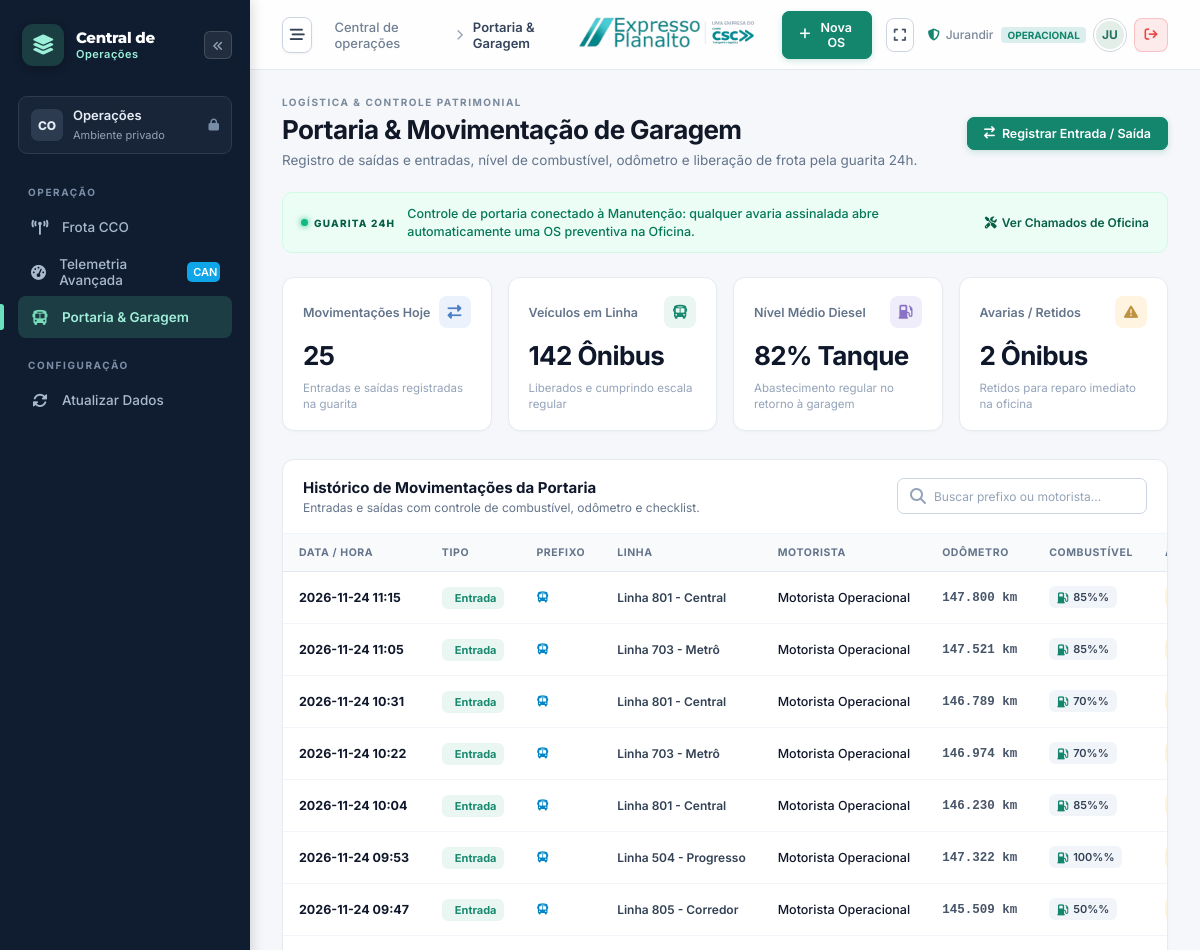
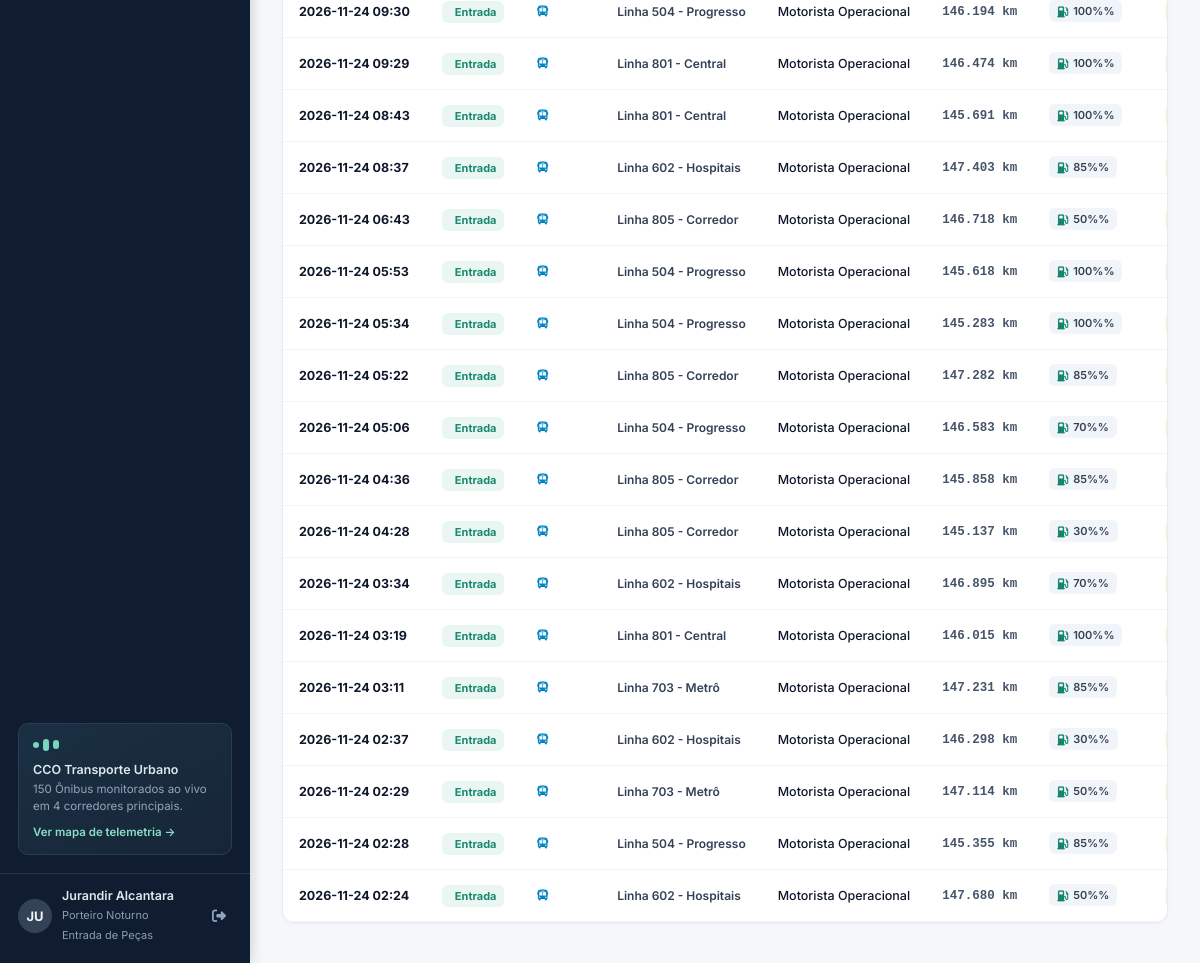
/portaria (signed in), run on the app's committed database (2 pictures, top to bottom).
### tables this page shows
CREATE TABLE usuarios (
        id INTEGER PRIMARY KEY AUTOINCREMENT,
        matricula TEXT UNIQUE NOT NULL,
        nome TEXT NOT NULL,
        cargo TEXT NOT NULL,
        departamento TEXT NOT NULL,
        email TEXT NOT NULL,
        telefone TEXT NOT NULL,
        status TEXT DEFAULT 'Ativo',
        foto_avatar TEXT,
        perfil_acesso TEXT NOT NULL
    , login_usuario TEXT, senha TEXT DEFAULT '123456');

CREATE TABLE portaria_movimentacao (
        id INTEGER PRIMARY KEY AUTOINCREMENT,
        prefixo_veiculo TEXT NOT NULL,
        linha TEXT NOT NULL,
        motorista_nome TEXT NOT NULL,
        motorista_matricula TEXT NOT NULL,
        porteiro_nome TEXT NOT NULL,
        tipo_movimento TEXT NOT NULL, -- Saída Garagem, Entrada Garagem
        data_hora DATETIME NOT NULL,
        km_registro INTEGER NOT NULL,
        nivel_combustivel TEXT NOT NULL, -- 100%, 75%, 50%, 25%, Reserva
        avaria_apontada TEXT,
        status_liberacao TEXT NOT NULL DEFAULT 'Liberado', -- Liberado, Retido Manutenção, Retido Documento
        os_aberta_id INTEGER
    );

### app.py (the view)
@app.route("/portaria")
def portaria_view():
    conn = get_db()
    cursor = conn.cursor()
    cursor.execute("SELECT * FROM portaria_movimentacao ORDER BY data_hora DESC LIMIT 50")
    movimentacoes = cursor.fetchall()
    cursor.execute("SELECT id, nome FROM usuarios WHERE departamento = 'Portaria'")
    porteiros = cursor.fetchall()
    conn.close()
    return render_template("portaria.html", movimentacoes=movimentacoes, porteiros=porteiros)

### app.py (called while the page is built)
@app.template_filter("intformat")
def int_filter(val):
    try:
        return f"{int(float(val or 0)):,}".replace(",", ".")
    except Exception:
        return "0"

def get_db():
    conn = sqlite3.connect(DB_PATH)
    conn.row_factory = sqlite3.Row
    return conn

### templates/portaria.html (shortened to what this page needs)
{% extends "base.html" %}
{% block page_breadcrumb %}Portaria & Garagem{% endblock %}
{% block content %}
<div class="page-heading">
  <div>
    <div class="eyebrow">LOGÍSTICA & CONTROLE PATRIMONIAL</div>
    <h1>Portaria & Movimentação de Garagem</h1>
    <p>Registro de saídas e entradas, nível de combustível, odômetro e liberação de frota pela guarita 24h.</p>
  </div>
  <button class="btn-primary" onclick="openModalMov()">
    <i class="fa-solid fa-arrow-right-arrow-left"></i> Registrar Entrada / Saída
  </button>
</div>
<div class="demo-banner">
  <span class="demo-label"><span></span> GUARITA 24H</span>
  <p>Controle de portaria conectado à Manutenção: qualquer avaria assinalada abre automaticamente uma OS preventiva na Oficina.</p>
  <a href="{{ url_for('chamados_view') }}">
    <i class="fa-solid fa-screwdriver-wrench"></i> Ver Chamados de Oficina
  </a>
</div>
<div class="metrics">
  <article class="metric">
    <div class="metric-top">
      <span>Movimentações Hoje</span>
      <span class="metric-icon blue"><i class="fa-solid fa-right-left"></i></span>
    </div>
    <strong>{{ movimentacoes|length }}</strong>
    <p>Entradas e saídas registradas na guarita</p>
  </article>
  <article class="metric">
    <div class="metric-top">
      <span>Veículos em Linha</span>
      <span class="metric-icon emerald"><i class="fa-solid fa-bus"></i></span>
    </div>
    <strong>142 Ônibus</strong>
    <p>Liberados e cumprindo escala regular</p>
  </article>
  <article class="metric">
    <div class="metric-top">
      <span>Nível Médio Diesel</span>
      <span class="metric-icon violet"><i class="fa-solid fa-gas-pump"></i></span>
    </div>
    <strong>82% Tanque</strong>
    <p>Abastecimento regular no retorno à garagem</p>
  </article>
  <article class="metric">
    <div class="metric-top">
      <span>Avarias / Retidos</span>
      <span class="metric-icon amber"><i class="fa-solid fa-triangle-exclamation"></i></span>
    </div>
    <strong>2 Ônibus</strong>
    <p>Retidos para reparo imediato na oficina</p>
  </article>
</div>
<div class="panel">
  <div class="panel-heading">
    <div>
      <h2>Histórico de Movimentações da Portaria</h2>
      <p>Entradas e saídas com controle de combustível, odômetro e checklist.</p>
    </div>
    <div class="search-field" style="max-width: 250px;">
      <i class="fa-solid fa-magnifying-glass"></i>
      <input type="text" id="buscaPortaria" placeholder="Buscar prefixo ou motorista..." onkeyup="filtrarPortaria()">
    </div>
  </div>
  <div class="table-scroll">
    <table class="jobs-table" id="tabelaPortaria">
      <thead>
        <tr>
          <th>DATA / HORA</th>
          <th>TIPO</th>
          <th>PREFIXO</th>
          <th>LINHA</th>
          <th>MOTORISTA</th>
          <th>ODÔMETRO</th>
          <th>COMBUSTÍVEL</th>
          <th>AVARIA APONTADA</th>
        </tr>
      </thead>
      <tbody>
        {% for m in movimentacoes %}
        <tr>
          <td>
            <strong style="color: #0f172a; font-size: 12.5px;">{{ m.data_hora[:16] }}</strong>
          </td>
          <td>
            {% if m.tipo == 'Saída Garagem' %}
              <span class="status-badge in_progress" style="font-weight: 700;">
                <i class="fa-solid fa-arrow-up-right-from-square"></i> Saída
              </span>
            {% else %}
              <span class="status-badge closed" style="font-weight: 700;">
                 Entrada
              </span>
            {% endif %}
          </td>
          <td>
            <strong style="font-size: 13.5px; color: #0284c7; font-family: monospace;">
              <i class="fa-solid fa-bus" style="font-size: 11px;"></i> {{ m.veiculo_prefixo }}
            </strong>
          </td>
          <td>
            <span style="font-weight: 600; color: #334155; font-size: 12px;">{{ m.linha or '--' }}</span>
          </td>
          <td>
            <span style="font-weight: 500; color: #0f172a; font-size: 12.5px;">{{ m.motorista_nome }}</span>
          </td>
          <td>
            <span style="font-family: monospace; font-weight: 600; color: #475569;">{{ m.km_registro|intformat }} km</span>
          </td>
          <td>
            <span class="status-badge" style="background: #f1f5f9; color: #334155; font-weight: 600;">
              <i class="fa-solid fa-gas-pump" style="color: var(--primary);"></i> {{ m.nivel_combustivel }}%
            </span>
          </td>
          <td>
            {% if m.avaria_apontada and m.avaria_apontada != 'Sem avarias' %}
              <span class="status-badge open" style="color: #b45309; font-weight: 600;">
              </span>
            {% else %}
              <span style="color: #10b981; font-size: 11.5px; font-weight: 500;">
                <i class="fa-solid fa-circle-check"></i> Sem avarias
              </span>
            {% endif %}
          </td>
        </tr>
        {% endfor %}
      </tbody>
    </table>
  </div>
</div>
{% endblock %}

### templates/base.html (shortened to what this page needs)
<!DOCTYPE html>
<html lang="pt-BR">
<head>
  <link rel="stylesheet" href="https://cdnjs.cloudflare.com/ajax/libs/font-awesome/6.4.0/css/all.min.css">
  <link rel="stylesheet" href="{{ url_for('static', filename='css/central_operacoes.css') }}">
</head>
<body>
  <div class="app-shell">
    <aside class="sidebar" id="sidebar">
      <div style="display: flex; align-items: center; justify-content: space-between; margin-bottom: 8px;">
        <a class="brand" href="{{ url_for('dashboard') }}" style="margin-bottom: 0;">
          <div class="brand-mark">
            <i class="fa-solid fa-layer-group"></i>
          </div>
          <div class="brand-text">
            <strong>Central de</strong>
            <span>Operações</span>
          </div>
        </a>
        <button type="button" class="sidebar-collapse-btn" onclick="toggleDesktopSidebar()"
          title="Esconder / Recolher Menu Lateral">
          <i class="fa-solid fa-angles-left"></i>
        </button>
      </div>
      <div class="workspace-switch">
        <div class="workspace-avatar">CO</div>
        <div class="workspace-info">
          <strong>Operações</strong>
          <span>Ambiente privado</span>
        </div>
        <i class="fa-solid fa-lock"></i>
      </div>
      <p class="nav-section">OPERAÇÃO</p>
      <nav aria-label="Navegação principal">
        {% if current_user.is_admin or 'cco' in current_user.allowed_routes %}
        <a href="{{ url_for('cco_view') }}" class="nav-item {% if '/cco' in request.path %}active{% endif %}"
          onclick="closeSidebarOnMobile()">
          <i class="fa-solid fa-tower-broadcast"></i>
          <span>Frota CCO</span>
        </a>
        {% endif %}
        {% if current_user.is_admin or 'telemetria' in current_user.allowed_routes or 'cco' in current_user.allowed_routes %}
        <a href="{{ url_for('telemetria_view') }}" class="nav-item {% if '/telemetria' in request.path %}active{% endif %}"
          onclick="closeSidebarOnMobile()">
          <i class="fa-solid fa-gauge-high"></i>
          <span>Telemetria Avançada</span>
          <span class="nav-count" style="background: #0ea5e9; color: #fff;">CAN</span>
        </a>
        {% endif %}
        {% if current_user.is_admin or 'portaria' in current_user.allowed_routes %}
        <a href="{{ url_for('portaria_view') }}" class="nav-item {% if '/portaria' in request.path %}active{% endif %}"
          onclick="closeSidebarOnMobile()">
          <i class="fa-solid fa-bus"></i>
          <span>Portaria & Garagem</span>
        </a>
        {% endif %}
      </nav>
      <p class="nav-section" style="margin-top: 18px;">CONFIGURAÇÃO</p>
      <nav aria-label="Configurações">
        <a href="javascript:window.location.reload()" class="nav-item" onclick="closeSidebarOnMobile()">
          <i class="fa-solid fa-rotate"></i>
          <span>Atualizar Dados</span>
        </a>
      </nav>
      <div class="sidebar-bottom">
        <div class="dot-card">
          <div class="dot-symbol">
            <span></span><span></span><span></span>
          </div>
          <strong>CCO Transporte Urbano</strong>
          <p>150 Ônibus monitorados ao vivo em 4 corredores principais.</p>
          <a href="http://10.11.1.100:5600" target="_blank">Ver mapa de telemetria &rarr;</a>
        </div>
        <div class="sidebar-user" style="display: flex; align-items: center; justify-content: space-between;">
          <div style="display: flex; align-items: center; gap: 10px; min-width: 0;">
            <div class="avatar">{{ current_user.nome[:2].upper() if current_user.nome else 'US' }}</div>
            <div class="sidebar-user-info">
              <strong>{{ current_user.nome }}</strong>
              <span>{{ current_user.cargo }}</span>
            </div>
          </div>
          <a href="{{ url_for('logout_view') }}" title="Sair do Portal"
            style="color: #ef4444; font-size: 15px; margin-left: 6px; padding: 6px; border-radius: 6px; text-decoration: none; display: flex; align-items: center;"
            onmouseover="this.style.background='rgba(239,68,68,0.15)'" onmouseout="this.style.background='none'">
            <i class="fa-solid fa-right-from-bracket"></i>
          </a>
        </div>
      </div>
    </aside>
    <div class="main-shell">
      <header class="topbar">
        <div class="breadcrumb">
          <button class="sidebar-toggle-btn" id="btnToggleSidebar" onclick="toggleDesktopSidebar()"
            title="Esconder / Mostrar Menu Lateral">
            <i class="fa-solid fa-bars-staggered" id="iconSidebarToggle"></i>
          </button>
          <span class="breadcrumb-root">Central de operações</span>
          <i class="fa-solid fa-chevron-right" style="font-size: 11px; color: #94a3b8;"></i>
          <strong>{% block page_breadcrumb %}Visão geral{% endblock %}</strong>
        </div>
        <div class="topbar-corp-logo">
          <a href="{{ url_for('dashboard') }}" title="Expresso Planalto - Uma empresa do Grupo CSC">
            <img src="{{ url_for('static', filename='img/logo_planalto_csc_light.png') }}"
              alt="Expresso Planalto - Grupo CSC">
          </a>
        </div>
        <div class="topbar-actions">
          {% block topbar_actions %}
          <button class="btn-primary" onclick="openModalNovaOS()">
            <i class="fa-solid fa-plus"></i> Nova OS
          </button>
          {% endblock %}
          <button type="button" class="btn-fullscreen" onclick="toggleFullScreen()" title="Modo Tela Cheia (F11)"
            style="display: inline-flex; align-items: center; justify-content: center; width: 34px; height: 34px; border-radius: 8px; background: #ffffff; color: #475569; border: 1px solid #cbd5e1; cursor: pointer; transition: all 0.2s; font-size: 14px;"
            onmouseover="this.style.background='#f1f5f9'; this.style.color='#0f172a'; this.style.borderColor='#94a3b8';"
            onmouseout="this.style.background='#ffffff'; this.style.color='#475569'; this.style.borderColor='#cbd5e1';">
            <i class="fa-solid fa-expand"></i>
          </button>
          <div class="topbar-user-profile" style="display: flex; align-items: center; gap: 8px;">
            <span class="private-label" title="{{ current_user.cargo if current_user else 'Usuário Conectado' }}"
              style="display: flex; align-items: center; gap: 6px;">
              <i class="fa-solid fa-shield-halved" style="color: var(--primary);"></i>
              <span>{{ (current_user.nome.split()[0] if current_user and current_user.nome else 'Operador') }}</span>
              <span
                style="font-size: 10px; background: rgba(13,148,136,0.15); color: var(--primary); padding: 2px 6px; border-radius: 4px; font-weight: 700; margin-left: 2px;">
                {{ (current_user.perfil if current_user and current_user.perfil else 'ACESSO')|upper }}
              </span>
            </span>
            <div class="top-avatar" title="{{ current_user.nome if current_user else 'Usuário' }}"
              style="cursor: default;">
              {{ (current_user.nome[:2] if current_user and current_user.nome else 'EP')|upper }}
            </div>
            <a href="{{ url_for('logout_view') }}" class="btn-logout" title="Sair do Sistema / Desconectar"
              style="display: inline-flex; align-items: center; justify-content: center; width: 34px; height: 34px; border-radius: 8px; background: rgba(239, 68, 68, 0.1); color: #ef4444; border: 1px solid rgba(239, 68, 68, 0.25); text-decoration: none; transition: all 0.2s; font-size: 13px;">
              <i class="fa-solid fa-arrow-right-from-bracket"></i>
            </a>
          </div>
        </div>
      </header>
      <main class="main-content">
        {% block content %}{% endblock %}
      </main>
    </div>
  </div>
</body>
</html>

### data on the page
usuarios: cargo "Porteiro Noturno Entrada de Peças"
portaria_movimentacao: data_hora "2026-11-24 11:15", linha "Linha 801 - Central", motorista_nome "Motorista Operacional", km_registro "147.800", nivel_combustivel "85%"
portaria_movimentacao: data_hora "2026-11-24 11:05", linha "Linha 703 - Metrô", motorista_nome "Motorista Operacional", km_registro "147.521", nivel_combustivel "85%"
portaria_movimentacao: data_hora "2026-11-24 10:31", linha "Linha 801 - Central", motorista_nome "Motorista Operacional", km_registro "146.789", nivel_combustivel "70%"
portaria_movimentacao: data_hora "2026-11-24 10:22", linha "Linha 703 - Metrô", motorista_nome "Motorista Operacional", km_registro "146.974", nivel_combustivel "70%"
portaria_movimentacao: data_hora "2026-11-24 10:04", linha "Linha 801 - Central", motorista_nome "Motorista Operacional", km_registro "146.230", nivel_combustivel "85%"
portaria_movimentacao: data_hora "2026-11-24 09:53", linha "Linha 504 - Progresso", motorista_nome "Motorista Operacional", km_registro "147.322", nivel_combustivel "100%"
portaria_movimentacao: data_hora "2026-11-24 09:47", linha "Linha 805 - Corredor", motorista_nome "Motorista Operacional", km_registro "145.509", nivel_combustivel "50%"
portaria_movimentacao: data_hora "2026-11-24 09:30", linha "Linha 504 - Progresso", motorista_nome "Motorista Operacional", km_registro "146.194", nivel_combustivel "100%"
portaria_movimentacao: data_hora "2026-11-24 09:29", linha "Linha 801 - Central", motorista_nome "Motorista Operacional", km_registro "146.474", nivel_combustivel "100%"
portaria_movimentacao: data_hora "2026-11-24 08:43", linha "Linha 801 - Central", motorista_nome "Motorista Operacional", km_registro "145.691", nivel_combustivel "100%"
portaria_movimentacao: data_hora "2026-11-24 08:37", linha "Linha 602 - Hospitais", motorista_nome "Motorista Operacional", km_registro "147.403", nivel_combustivel "85%"
portaria_movimentacao: data_hora "2026-11-24 06:43", linha "Linha 805 - Corredor", motorista_nome "Motorista Operacional", km_registro "146.718", nivel_combustivel "50%"
portaria_movimentacao: data_hora "2026-11-24 05:53", linha "Linha 504 - Progresso", motorista_nome "Motorista Operacional", km_registro "145.618", nivel_combustivel "100%"
portaria_movimentacao: data_hora "2026-11-24 05:34", linha "Linha 504 - Progresso", motorista_nome "Motorista Operacional", km_registro "145.283", nivel_combustivel "100%"
portaria_movimentacao: data_hora "2026-11-24 05:22", linha "Linha 805 - Corredor", motorista_nome "Motorista Operacional", km_registro "147.282", nivel_combustivel "85%"
portaria_movimentacao: data_hora "2026-11-24 05:06", linha "Linha 504 - Progresso", motorista_nome "Motorista Operacional", km_registro "146.583", nivel_combustivel "70%"
portaria_movimentacao: data_hora "2026-11-24 04:36", linha "Linha 805 - Corredor", motorista_nome "Motorista Operacional", km_registro "145.858", nivel_combustivel "85%"
portaria_movimentacao: data_hora "2026-11-24 04:28", linha "Linha 805 - Corredor", motorista_nome "Motorista Operacional", km_registro "145.137", nivel_combustivel "30%"
portaria_movimentacao: data_hora "2026-11-24 03:34", linha "Linha 602 - Hospitais", motorista_nome "Motorista Operacional", km_registro "146.895", nivel_combustivel "70%"
portaria_movimentacao: data_hora "2026-11-24 03:19", linha "Linha 801 - Central", motorista_nome "Motorista Operacional", km_registro "146.015", nivel_combustivel "100%"
portaria_movimentacao: data_hora "2026-11-24 03:11", linha "Linha 703 - Metrô", motorista_nome "Motorista Operacional", km_registro "147.231", nivel_combustivel "85%"
portaria_movimentacao: data_hora "2026-11-24 02:37", linha "Linha 602 - Hospitais", motorista_nome "Motorista Operacional", km_registro "146.298", nivel_combustivel "30%"
portaria_movimentacao: data_hora "2026-11-24 02:29", linha "Linha 703 - Metrô", motorista_nome "Motorista Operacional", km_registro "147.114", nivel_combustivel "50%"
portaria_movimentacao: data_hora "2026-11-24 02:28", linha "Linha 504 - Progresso", motorista_nome "Motorista Operacional", km_registro "145.355", nivel_combustivel "85%"
portaria_movimentacao: data_hora "2026-11-24 02:24", linha "Linha 602 - Hospitais", motorista_nome "Motorista Operacional", km_registro "147.680", nivel_combustivel "50%"

### other printed values
{{ current_user.nome[:2].upper() if current_user.nome else 'US' }} "JU"
{{ current_user.nome }} "Jurandir Alcantara"
{{ movimentacoes|length }} "25"
